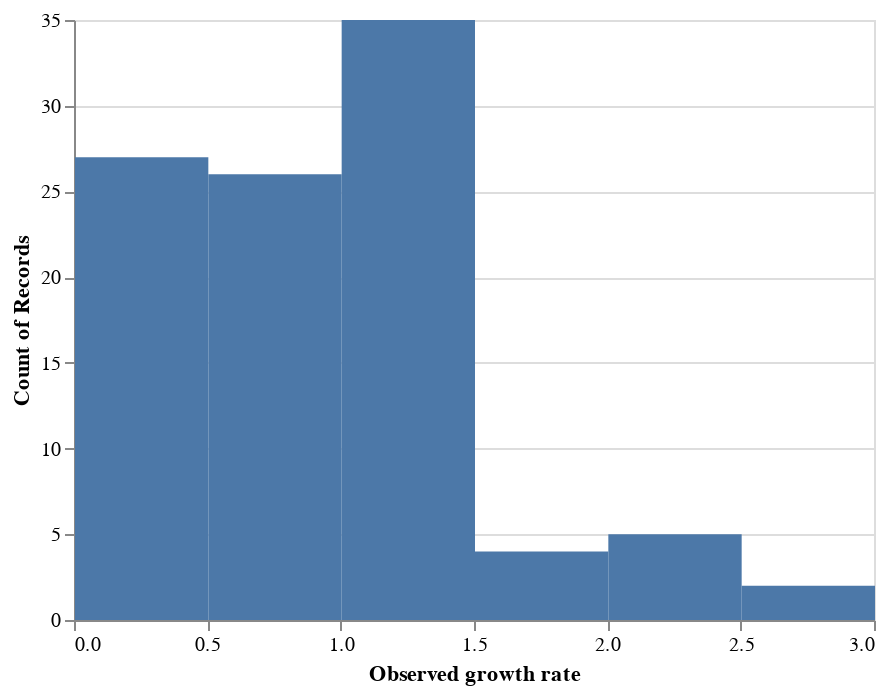

The notebook cell saved with this chart:
### Code cell
alt.Chart(complete_clade_frequencies).mark_rect().encode(
    x=alt.X("observed_growth_rate:Q", bin=True, title="Observed growth rate"),
    y="count()"
)

### Figure 1 — Vega-Lite specification as saved in the notebook (floating-point values rounded to 4 significant figures)
{"$schema": "https://vega.github.io/schema/vega-lite/v3.3.0.json", "config": {"mark": {"tooltip": null}, "view": {"height": 300, "width": 400}}, "data": {"name": "data-2b3249af7058879dea0bb716690326dd"}, "datasets": {"data-2b3249af7058879dea0bb716690326dd": [{"clade_membership": "0165eeb", "estimated_growth_rate": 1.377, "frequency": 0.69, "frequency_final": 0.83, "observed_growth_rate": 1.203, "projected_frequency": 0.95, "timepoint": "2015-04-01T00:00:00"}, {"clade_membership": "1ba36d2", "estimated_growth_rate": 0.125, "frequency": 0.16, "frequency_final": 0.17, "observed_growth_rate": 1.062, "projected_frequency": 0.02, "timepoint": "2015-04-01T00:00:00"}, {"clade_membership": "1edac85", "estimated_growth_rate": 0.125, "frequency": 0.16, "frequency_final": 0.17, "observed_growth_rate": 1.062, "projected_frequency": 0.02, "timepoint": "2015-04-01T00:00:00"}, {"clade_membership": "66a66dd", "estimated_growth_rate": 0.1613, "frequency": 0.31, "frequency_final": 0.17, "observed_growth_rate": 0.5484, "projected_frequency": 0.05, "timepoint": "2015-04-01T00:00:00"}, {"clade_membership": "80897ab", "estimated_growth_rate": 0.125, "frequency": 0.16, "frequency_final": 0.17, "observed_growth_rate": 1.062, "projected_frequency": 0.02, "timepoint": "2015-04-01T00:00:00"}, {"clade_membership": "8d4351f", "estimated_growth_rate": 0.1613, "frequency": 0.31, "frequency_final": 0.17, "observed_growth_rate": 0.5484, "projected_frequency": 0.05, "timepoint": "2015-04-01T00:00:00"}, {"clade_membership": "934e1c1", "estimated_growth_rate": 1.377, "frequency": 0.69, "frequency_final": 0.83, "observed_growth_rate": 1.203, "projected_frequency": 0.95, "timepoint": "2015-04-01T00:00:00"}, {"clade_membership": "c9346ca", "estimated_growth_rate": 0.125, "frequency": 0.16, "frequency_final": 0.17, "observed_growth_rate": 1.062, "projected_frequency": 0.02, "timepoint": "2015-04-01T00:00:00"}, {"clade_membership": "ea08d9e", "estimated_growth_rate": 1.377, "frequency": 0.69, "frequency_final": 0.83, "observed_growth_rate": 1.203, "projected_frequency": 0.95, "timepoint": "2015-04-01T00:00:00"}, {"clade_membership": "f14fabc", "estimated_growth_rate": 1.377, "frequency": 0.69, "frequency_final": 0.83, "observed_growth_rate": 1.203, "projected_frequency": 0.95, "timepoint": "2015-04-01T00:00:00"}, {"clade_membership": "0165eeb", "estimated_growth_rate": 1.101, "frequency": 0.89, "frequency_final": 0.82, "observed_growth_rate": 0.9213, "projected_frequency": 0.98, "timepoint": "2015-10-01T00:00:00"}, {"clade_membership": "0dbd131", "estimated_growth_rate": 3.045, "frequency": 0.22, "frequency_final": 0.01, "observed_growth_rate": 0.04545, "projected_frequency": 0.67, "timepoint": "2015-10-01T00:00:00"}, {"clade_membership": "934e1c1", "estimated_growth_rate": 1.101, "frequency": 0.89, "frequency_final": 0.82, "observed_growth_rate": 0.9213, "projected_frequency": 0.98, "timepoint": "2015-10-01T00:00:00"}, {"clade_membership": "e4d8ffe", "estimated_growth_rate": 2.792, "frequency": 0.24, "frequency_final": 0.01, "observed_growth_rate": 0.04167, "projected_frequency": 0.67, "timepoint": "2015-10-01T00:00:00"}, {"clade_membership": "ea08d9e", "estimated_growth_rate": 1.101, "frequency": 0.89, "frequency_final": 0.82, "observed_growth_rate": 0.9213, "projected_frequency": 0.98, "timepoint": "2015-10-01T00:00:00"}, {"clade_membership": "f14fabc", "estimated_growth_rate": 1.101, "frequency": 0.89, "frequency_final": 0.82, "observed_growth_rate": 0.9213, "projected_frequency": 0.98, "timepoint": "2015-10-01T00:00:00"}, {"clade_membership": "0165eeb", "estimated_growth_rate": 1.108, "frequency": 0.83, "frequency_final": 0.97, "observed_growth_rate": 1.169, "projected_frequency": 0.92, "timepoint": "2016-04-01T00:00:00"}, {"clade_membership": "04899a3", "estimated_growth_rate": 2.773, "frequency": 0.22, "frequency_final": 0.33, "observed_growth_rate": 1.5, "projected_frequency": 0.61, "timepoint": "2016-04-01T00:00:00"}, {"clade_membership": "1ba36d2", "estimated_growth_rate": 0.4706, "frequency": 0.17, "frequency_final": 0.03, "observed_growth_rate": 0.1765, "projected_frequency": 0.08, "timepoint": "2016-04-01T00:00:00"}, {"clade_membership": "1edac85", "estimated_growth_rate": 0.4706, "frequency": 0.17, "frequency_final": 0.03, "observed_growth_rate": 0.1765, "projected_frequency": 0.08, "timepoint": "2016-04-01T00:00:00"}, {"clade_membership": "208de66", "estimated_growth_rate": 2.051, "frequency": 0.39, "frequency_final": 0.43, "observed_growth_rate": 1.103, "projected_frequency": 0.8, "timepoint": "2016-04-01T00:00:00"}, {"clade_membership": "28b97a2", "estimated_growth_rate": 2, "frequency": 0.4, "frequency_final": 0.43, "observed_growth_rate": 1.075, "projected_frequency": 0.8, "timepoint": "2016-04-01T00:00:00"}, {"clade_membership": "66a66dd", "estimated_growth_rate": 0.4706, "frequency": 0.17, "frequency_final": 0.03, "observed_growth_rate": 0.1765, "projected_frequency": 0.08, "timepoint": "2016-04-01T00:00:00"}, {"clade_membership": "80897ab", "estimated_growth_rate": 0.4706, "frequency": 0.17, "frequency_final": 0.03, "observed_growth_rate": 0.1765, "projected_frequency": 0.08, "timepoint": "2016-04-01T00:00:00"}, {"clade_membership": "8d4351f", "estimated_growth_rate": 0.4706, "frequency": 0.17, "frequency_final": 0.03, "observed_growth_rate": 0.1765, "projected_frequency": 0.08, "timepoint": "2016-04-01T00:00:00"}, {"clade_membership": "934e1c1", "estimated_growth_rate": 1.108, "frequency": 0.83, "frequency_final": 0.97, "observed_growth_rate": 1.169, "projected_frequency": 0.92, "timepoint": "2016-04-01T00:00:00"}, {"clade_membership": "c9346ca", "estimated_growth_rate": 0.4706, "frequency": 0.17, "frequency_final": 0.03, "observed_growth_rate": 0.1765, "projected_frequency": 0.08, "timepoint": "2016-04-01T00:00:00"}, {"clade_membership": "ea08d9e", "estimated_growth_rate": 1.108, "frequency": 0.83, "frequency_final": 0.97, "observed_growth_rate": 1.169, "projected_frequency": 0.92, "timepoint": "2016-04-01T00:00:00"}, {"clade_membership": "f14fabc", "estimated_growth_rate": 1.108, "frequency": 0.83, "frequency_final": 0.97, "observed_growth_rate": 1.169, "projected_frequency": 0.92, "timepoint": "2016-04-01T00:00:00"}, {"clade_membership": "0165eeb", "estimated_growth_rate": 1.098, "frequency": 0.82, "frequency_final": 0.98, "observed_growth_rate": 1.195, "projected_frequency": 0.9, "timepoint": "2016-10-01T00:00:00"}, {"clade_membership": "04899a3", "estimated_growth_rate": 1.231, "frequency": 0.26, "frequency_final": 0.52, "observed_growth_rate": 2, "projected_frequency": 0.32, "timepoint": "2016-10-01T00:00:00"}, {"clade_membership": "1799237", "estimated_growth_rate": 0.6667, "frequency": 0.15, "frequency_final": 0, "observed_growth_rate": 0, "projected_frequency": 0.1, "timepoint": "2016-10-01T00:00:00"}, {"clade_membership": "1ba36d2", "estimated_growth_rate": 0.5556, "frequency": 0.18, "frequency_final": 0.02, "observed_growth_rate": 0.1111, "projected_frequency": 0.1, "timepoint": "2016-10-01T00:00:00"}, {"clade_membership": "1edac85", "estimated_growth_rate": 0.5556, "frequency": 0.18, "frequency_final": 0.02, "observed_growth_rate": 0.1111, "projected_frequency": 0.1, "timepoint": "2016-10-01T00:00:00"}, {"clade_membership": "208de66", "estimated_growth_rate": 1.58, "frequency": 0.5, "frequency_final": 0.53, "observed_growth_rate": 1.06, "projected_frequency": 0.79, "timepoint": "2016-10-01T00:00:00"}, {"clade_membership": "28b97a2", "estimated_growth_rate": 1.58, "frequency": 0.5, "frequency_final": 0.53, "observed_growth_rate": 1.06, "projected_frequency": 0.79, "timepoint": "2016-10-01T00:00:00"}, {"clade_membership": "66a66dd", "estimated_growth_rate": 0.5556, "frequency": 0.18, "frequency_final": 0.02, "observed_growth_rate": 0.1111, "projected_frequency": 0.1, "timepoint": "2016-10-01T00:00:00"}, {"clade_membership": "80897ab", "estimated_growth_rate": 0.5556, "frequency": 0.18, "frequency_final": 0.02, "observed_growth_rate": 0.1111, "projected_frequency": 0.1, "timepoint": "2016-10-01T00:00:00"}, {"clade_membership": "8d4351f", "estimated_growth_rate": 0.5556, "frequency": 0.18, "frequency_final": 0.02, "observed_growth_rate": 0.1111, "projected_frequency": 0.1, "timepoint": "2016-10-01T00:00:00"}, {"clade_membership": "934e1c1", "estimated_growth_rate": 1.098, "frequency": 0.82, "frequency_final": 0.98, "observed_growth_rate": 1.195, "projected_frequency": 0.9, "timepoint": "2016-10-01T00:00:00"}, {"clade_membership": "c9346ca", "estimated_growth_rate": 0.5556, "frequency": 0.18, "frequency_final": 0.02, "observed_growth_rate": 0.1111, "projected_frequency": 0.1, "timepoint": "2016-10-01T00:00:00"}, {"clade_membership": "ea08d9e", "estimated_growth_rate": 1.098, "frequency": 0.82, "frequency_final": 0.98, "observed_growth_rate": 1.195, "projected_frequency": 0.9, "timepoint": "2016-10-01T00:00:00"}, {"clade_membership": "f14fabc", "estimated_growth_rate": 1.098, "frequency": 0.82, "frequency_final": 0.98, "observed_growth_rate": 1.195, "projected_frequency": 0.9, "timepoint": "2016-10-01T00:00:00"}, {"clade_membership": "0165eeb", "estimated_growth_rate": 1.031, "frequency": 0.97, "frequency_final": 0.96, "observed_growth_rate": 0.9897, "projected_frequency": 1, "timepoint": "2017-04-01T00:00:00"}, {"clade_membership": "04899a3", "estimated_growth_rate": 0.2727, "frequency": 0.33, "frequency_final": 0.38, "observed_growth_rate": 1.152, "projected_frequency": 0.09, "timepoint": "2017-04-01T00:00:00"}, {"clade_membership": "208de66", "estimated_growth_rate": 0.2558, "frequency": 0.43, "frequency_final": 0.38, "observed_growth_rate": 0.8837, "projected_frequency": 0.11, "timepoint": "2017-04-01T00:00:00"}, {"clade_membership": "28b97a2", "estimated_growth_rate": 0.2558, "frequency": 0.43, "frequency_final": 0.38, "observed_growth_rate": 0.8837, "projected_frequency": 0.11, "timepoint": "2017-04-01T00:00:00"}, {"clade_membership": "934e1c1", "estimated_growth_rate": 1.031, "frequency": 0.97, "frequency_final": 0.96, "observed_growth_rate": 0.9897, "projected_frequency": 1, "timepoint": "2017-04-01T00:00:00"}, {"clade_membership": "ca3acdb", "estimated_growth_rate": 2.457, "frequency": 0.35, "frequency_final": 0.06, "observed_growth_rate": 0.1714, "projected_frequency": 0.86, "timepoint": "2017-04-01T00:00:00"}, {"clade_membership": "ea08d9e", "estimated_growth_rate": 1.031, "frequency": 0.97, "frequency_final": 0.96, "observed_growth_rate": 0.9897, "projected_frequency": 1, "timepoint": "2017-04-01T00:00:00"}, {"clade_membership": "efde025", "estimated_growth_rate": 2.457, "frequency": 0.35, "frequency_final": 0.06, "observed_growth_rate": 0.1714, "projected_frequency": 0.86, "timepoint": "2017-04-01T00:00:00"}, {"clade_membership": "f14fabc", "estimated_growth_rate": 1.031, "frequency": 0.97, "frequency_final": 0.96, "observed_growth_rate": 0.9897, "projected_frequency": 1, "timepoint": "2017-04-01T00:00:00"}, {"clade_membership": "0165eeb", "estimated_growth_rate": 1.02, "frequency": 0.98, "frequency_final": 0.95, "observed_growth_rate": 0.9694, "projected_frequency": 1, "timepoint": "2017-10-01T00:00:00"}, {"clade_membership": "020dd15", "estimated_growth_rate": 1.042, "frequency": 0.24, "frequency_final": 0.32, "observed_growth_rate": 1.333, "projected_frequency": 0.25, "timepoint": "2017-10-01T00:00:00"}, {"clade_membership": "04899a3", "estimated_growth_rate": 1.308, "frequency": 0.52, "frequency_final": 0.62, "observed_growth_rate": 1.192, "projected_frequency": 0.68, "timepoint": "2017-10-01T00:00:00"}, {"clade_membership": "208de66", "estimated_growth_rate": 1.302, "frequency": 0.53, "frequency_final": 0.62, "observed_growth_rate": 1.17, "projected_frequency": 0.69, "timepoint": "2017-10-01T00:00:00"}, {"clade_membership": "28b97a2", "estimated_growth_rate": 1.302, "frequency": 0.53, "frequency_final": 0.62, "observed_growth_rate": 1.17, "projected_frequency": 0.69, "timepoint": "2017-10-01T00:00:00"}, {"clade_membership": "52a778c", "estimated_growth_rate": 2.071, "frequency": 0.28, "frequency_final": 0.3, "observed_growth_rate": 1.071, "projected_frequency": 0.58, "timepoint": "2017-10-01T00:00:00"}, {"clade_membership": "5cbac18", "estimated_growth_rate": 1.788, "frequency": 0.33, "frequency_final": 0.45, "observed_growth_rate": 1.364, "projected_frequency": 0.59, "timepoint": "2017-10-01T00:00:00"}, {"clade_membership": "934e1c1", "estimated_growth_rate": 1.02, "frequency": 0.98, "frequency_final": 0.95, "observed_growth_rate": 0.9694, "projected_frequency": 1, "timepoint": "2017-10-01T00:00:00"}, {"clade_membership": "b60c818", "estimated_growth_rate": 1.042, "frequency": 0.24, "frequency_final": 0.32, "observed_growth_rate": 1.333, "projected_frequency": 0.25, "timepoint": "2017-10-01T00:00:00"}, {"clade_membership": "c8f39fb", "estimated_growth_rate": 1.788, "frequency": 0.33, "frequency_final": 0.45, "observed_growth_rate": 1.364, "projected_frequency": 0.59, "timepoint": "2017-10-01T00:00:00"}, {"clade_membership": "ca3acdb", "estimated_growth_rate": 0.2941, "frequency": 0.17, "frequency_final": 0.01, "observed_growth_rate": 0.05882, "projected_frequency": 0.05, "timepoint": "2017-10-01T00:00:00"}, {"clade_membership": "daeb3db", "estimated_growth_rate": 1.042, "frequency": 0.24, "frequency_final": 0.32, "observed_growth_rate": 1.333, "projected_frequency": 0.25, "timepoint": "2017-10-01T00:00:00"}, {"clade_membership": "e291553", "estimated_growth_rate": 1.426, "frequency": 0.47, "frequency_final": 0.62, "observed_growth_rate": 1.319, "projected_frequency": 0.67, "timepoint": "2017-10-01T00:00:00"}, {"clade_membership": "ea08d9e", "estimated_growth_rate": 1.02, "frequency": 0.98, "frequency_final": 0.95, "observed_growth_rate": 0.9694, "projected_frequency": 1, "timepoint": "2017-10-01T00:00:00"}, {"clade_membership": "efde025", "estimated_growth_rate": 0.2941, "frequency": 0.17, "frequency_final": 0.01, "observed_growth_rate": 0.05882, "projected_frequency": 0.05, "timepoint": "2017-10-01T00:00:00"}, {"clade_membership": "f14fabc", "estimated_growth_rate": 1.02, "frequency": 0.98, "frequency_final": 0.95, "observed_growth_rate": 0.9694, "projected_frequency": 1, "timepoint": "2017-10-01T00:00:00"}, {"clade_membership": "0165eeb", "estimated_growth_rate": 1.031, "frequency": 0.96, "frequency_final": 0.88, "observed_growth_rate": 0.9167, "projected_frequency": 0.99, "timepoint": "2018-04-01T00:00:00"}, {"clade_membership": "020dd15", "estimated_growth_rate": 1.481, "frequency": 0.52, "frequency_final": 0.06, "observed_growth_rate": 0.1154, "projected_frequency": 0.77, "timepoint": "2018-04-01T00:00:00"}, {"clade_membership": "04899a3", "estimated_growth_rate": 0.5526, "frequency": 0.38, "frequency_final": 0.79, "observed_growth_rate": 2.079, "projected_frequency": 0.21, "timepoint": "2018-04-01T00:00:00"}, {"clade_membership": "208de66", "estimated_growth_rate": 0.5526, "frequency": 0.38, "frequency_final": 0.79, "observed_growth_rate": 2.079, "projected_frequency": 0.21, "timepoint": "2018-04-01T00:00:00"}, {"clade_membership": "28b97a2", "estimated_growth_rate": 0.5526, "frequency": 0.38, "frequency_final": 0.79, "observed_growth_rate": 2.079, "projected_frequency": 0.21, "timepoint": "2018-04-01T00:00:00"}, {"clade_membership": "52a778c", "estimated_growth_rate": 0.6538, "frequency": 0.26, "frequency_final": 0.39, "observed_growth_rate": 1.5, "projected_frequency": 0.17, "timepoint": "2018-04-01T00:00:00"}, {"clade_membership": "5cbac18", "estimated_growth_rate": 0.6071, "frequency": 0.28, "frequency_final": 0.79, "observed_growth_rate": 2.821, "projected_frequency": 0.17, "timepoint": "2018-04-01T00:00:00"}, {"clade_membership": "934e1c1", "estimated_growth_rate": 1.031, "frequency": 0.96, "frequency_final": 0.88, "observed_growth_rate": 0.9167, "projected_frequency": 0.99, "timepoint": "2018-04-01T00:00:00"}, {"clade_membership": "94d7ef8", "estimated_growth_rate": 2.833, "frequency": 0.18, "frequency_final": 0.03, "observed_growth_rate": 0.1667, "projected_frequency": 0.51, "timepoint": "2018-04-01T00:00:00"}, {"clade_membership": "b60c818", "estimated_growth_rate": 1.481, "frequency": 0.52, "frequency_final": 0.06, "observed_growth_rate": 0.1154, "projected_frequency": 0.77, "timepoint": "2018-04-01T00:00:00"}, {"clade_membership": "c8f39fb", "estimated_growth_rate": 0.6071, "frequency": 0.28, "frequency_final": 0.79, "observed_growth_rate": 2.821, "projected_frequency": 0.17, "timepoint": "2018-04-01T00:00:00"}, {"clade_membership": "daeb3db", "estimated_growth_rate": 1.481, "frequency": 0.52, "frequency_final": 0.06, "observed_growth_rate": 0.1154, "projected_frequency": 0.77, "timepoint": "2018-04-01T00:00:00"}, {"clade_membership": "e291553", "estimated_growth_rate": 0.5676, "frequency": 0.37, "frequency_final": 0.79, "observed_growth_rate": 2.135, "projected_frequency": 0.21, "timepoint": "2018-04-01T00:00:00"}, {"clade_membership": "ea08d9e", "estimated_growth_rate": 1.031, "frequency": 0.96, "frequency_final": 0.88, "observed_growth_rate": 0.9167, "projected_frequency": 0.99, "timepoint": "2018-04-01T00:00:00"}, {"clade_membership": "f14fabc", "estimated_growth_rate": 1.031, "frequency": 0.96, "frequency_final": 0.88, "observed_growth_rate": 0.9167, "projected_frequency": 0.99, "timepoint": "2018-04-01T00:00:00"}, {"clade_membership": "0165eeb", "estimated_growth_rate": 1.042, "frequency": 0.95, "frequency_final": 0.85, "observed_growth_rate": 0.8947, "projected_frequency": 0.99, "timepoint": "2018-10-01T00:00:00"}, {"clade_membership": "020dd15", "estimated_growth_rate": 2.594, "frequency": 0.32, "frequency_final": 0.01, "observed_growth_rate": 0.03125, "projected_frequency": 0.83, "timepoint": "2018-10-01T00:00:00"}, {"clade_membership": "04899a3", "estimated_growth_rate": 0.2742, "frequency": 0.62, "frequency_final": 0.84, "observed_growth_rate": 1.355, "projected_frequency": 0.17, "timepoint": "2018-10-01T00:00:00"}, {"clade_membership": "208de66", "estimated_growth_rate": 0.2742, "frequency": 0.62, "frequency_final": 0.84, "observed_growth_rate": 1.355, "projected_frequency": 0.17, "timepoint": "2018-10-01T00:00:00"}, {"clade_membership": "28b97a2", "estimated_growth_rate": 0.2742, "frequency": 0.62, "frequency_final": 0.84, "observed_growth_rate": 1.355, "projected_frequency": 0.17, "timepoint": "2018-10-01T00:00:00"}, {"clade_membership": "37de687", "estimated_growth_rate": 0.2857, "frequency": 0.28, "frequency_final": 0.18, "observed_growth_rate": 0.6429, "projected_frequency": 0.08, "timepoint": "2018-10-01T00:00:00"}, {"clade_membership": "52a778c", "estimated_growth_rate": 0.2667, "frequency": 0.3, "frequency_final": 0.18, "observed_growth_rate": 0.6, "projected_frequency": 0.08, "timepoint": "2018-10-01T00:00:00"}, {"clade_membership": "5cbac18", "estimated_growth_rate": 0.2889, "frequency": 0.45, "frequency_final": 0.84, "observed_growth_rate": 1.867, "projected_frequency": 0.13, "timepoint": "2018-10-01T00:00:00"}, {"clade_membership": "934e1c1", "estimated_growth_rate": 1.042, "frequency": 0.95, "frequency_final": 0.85, "observed_growth_rate": 0.8947, "projected_frequency": 0.99, "timepoint": "2018-10-01T00:00:00"}, {"clade_membership": "94d7ef8", "estimated_growth_rate": 3.375, "frequency": 0.24, "frequency_final": 0, "observed_growth_rate": 0, "projected_frequency": 0.81, "timepoint": "2018-10-01T00:00:00"}, {"clade_membership": "b60c818", "estimated_growth_rate": 2.594, "frequency": 0.32, "frequency_final": 0.01, "observed_growth_rate": 0.03125, "projected_frequency": 0.83, "timepoint": "2018-10-01T00:00:00"}, {"clade_membership": "c8f39fb", "estimated_growth_rate": 0.2889, "frequency": 0.45, "frequency_final": 0.84, "observed_growth_rate": 1.867, "projected_frequency": 0.13, "timepoint": "2018-10-01T00:00:00"}, {"clade_membership": "daeb3db", "estimated_growth_rate": 2.594, "frequency": 0.32, "frequency_final": 0.01, "observed_growth_rate": 0.03125, "projected_frequency": 0.83, "timepoint": "2018-10-01T00:00:00"}, {"clade_membership": "e291553", "estimated_growth_rate": 0.2742, "frequency": 0.62, "frequency_final": 0.84, "observed_growth_rate": 1.355, "projected_frequency": 0.17, "timepoint": "2018-10-01T00:00:00"}, {"clade_membership": "ea08d9e", "estimated_growth_rate": 1.042, "frequency": 0.95, "frequency_final": 0.85, "observed_growth_rate": 0.8947, "projected_frequency": 0.99, "timepoint": "2018-10-01T00:00:00"}, {"clade_membership": "f14fabc", "estimated_growth_rate": 1.042, "frequency": 0.95, "frequency_final": 0.85, "observed_growth_rate": 0.8947, "projected_frequency": 0.99, "timepoint": "2018-10-01T00:00:00"}]}, "encoding": {"x": {"bin": true, "field": "observed_growth_rate", "title": "Observed growth rate", "type": "quantitative"}, "y": {"aggregate": "count", "type": "quantitative"}}, "mark": "rect"}
